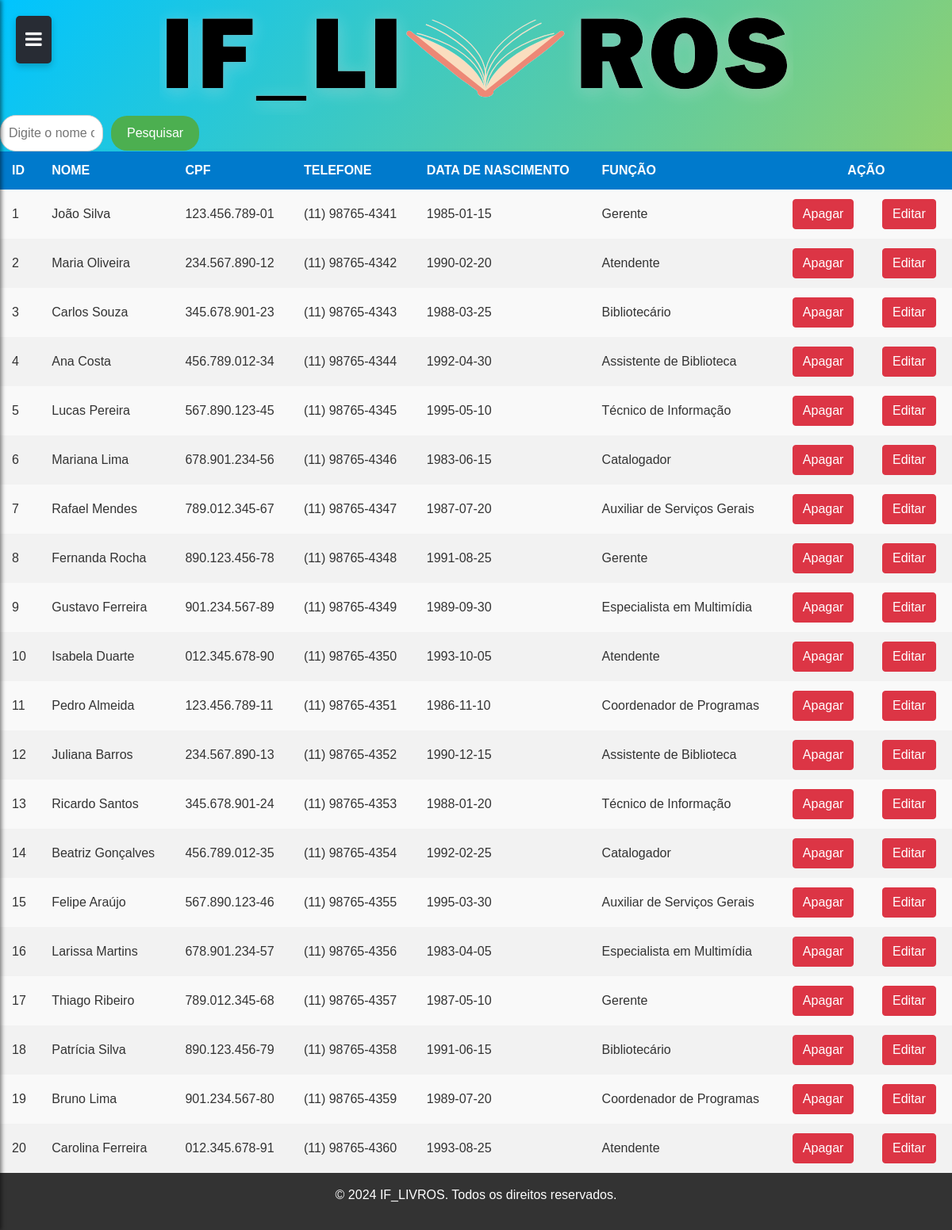
The app's page /listafuncionario.php (signed in) with its own data.
### tables this page shows
CREATE TABLE IF NOT EXISTS `funcionario` (
  `idfuncionario` INT NOT NULL AUTO_INCREMENT,
  `nome` VARCHAR(45) NOT NULL,
  `cpf` VARCHAR(45) NOT NULL,
  `telefone` VARCHAR(45) NOT NULL,
  `data_de_nascimento` DATE NOT NULL,
  `funcao` VARCHAR(45) NOT NULL,
  PRIMARY KEY (`idfuncionario`));

### public/listafuncionario.php (the view, shortened to what this page needs)
<?php
if (isset($_GET['valor'])) {
    $valor = $_GET['valor'];
} else {
    $valor = '';
}
?>
<!DOCTYPE html>
<html lang="pt-br">
<head>
    <link rel="stylesheet" href="https://cdnjs.cloudflare.com/ajax/libs/font-awesome/6.0.0-beta3/css/all.min.css">
    <link rel="stylesheet" href="https://maxcdn.bootstrapcdn.com/bootstrap/4.5.2/css/bootstrap.min.css">
    <link rel="stylesheet" href="../public/css/header.css">
    <link rel="stylesheet" href="../public/css/styles.css">
</head>
<body>
    <img src="../public/assets/logo.png" alt="logo do site" id="logo">
    <form action="listafuncionario.php" method="get" class="form-pesquisa">
        <div class="search-wrapper">
            <input type="text" name="valor" id="valor" class="campo-pesquisa" value="<?php echo htmlspecialchars($valor); ?>" placeholder="Digite o nome ou o CPF para pesquisar">
        </div>
        <button type="submit" class="botao-pesquisa">Pesquisar</button>
    </form>
    <table>
        <thead>
            <tr>
                <th>ID</th>
                <th>NOME</th>
                <th>CPF</th>
                <th>TELEFONE</th>
                <th>DATA DE NASCIMENTO</th>
                <th>FUNÇÃO</th>
                <th colspan="2" id="acao">AÇÃO</th>
            </tr>
        </thead>
        <tbody>
            <?php
            require_once "../controle/conexao.php";
            if ($valor) {
                $sql = "SELECT * FROM funcionario WHERE nome LIKE '%$valor%' OR cpf LIKE '%$valor%'";
                $resultados = mysqli_query($conexao, $sql);
                if (mysqli_num_rows($resultados) == 0) {
                    echo "<tr><td colspan='7'>Não foram encontrados resultados.</td></tr>";
                } else {
                    while ($linha = mysqli_fetch_array($resultados)) {
                        echo "<tr>";
                        echo "<td>{$linha['idfuncionario']}</td>";
                        echo "<td>{$linha['nome']}</td>";
                        echo "<td>{$linha['cpf']}</td>";
                        echo "<td>{$linha['telefone']}</td>";
                        echo "<td>{$linha['data_de_nascimento']}</td>";
                        echo "<td>{$linha['funcao']}</td>";
                        echo "<td><a href='../controle/deletar/deletar_funcionario.php?id={$linha['idfuncionario']}' class = 'btn btn-danger btn-bounce'>Apagar</a></td>";
                        echo "<td><a href='cadastro_funcionario.php?id={$linha['idfuncionario']}' class = 'btn btn-danger btn-bounce'>Editar</a></td>";
                        echo "</tr>";
                    }
                }
            } else {
                $sql = "SELECT * FROM funcionario";
                $resultados = mysqli_query($conexao, $sql);
                while ($linha = mysqli_fetch_array($resultados)) {
                    echo "<tr>";
                    echo "<td>{$linha['idfuncionario']}</td>";
                    echo "<td>{$linha['nome']}</td>";
                    echo "<td>{$linha['cpf']}</td>";
                    echo "<td>{$linha['telefone']}</td>";
                    echo "<td>{$linha['data_de_nascimento']}</td>";
                    echo "<td>{$linha['funcao']}</td>";
                    echo "<td><a href='../controle/deletar/deletar_funcionario.php?id={$linha['idfuncionario']}' class = 'btn btn-danger btn-bounce'>Apagar</a></td>";
                    echo "<td><a href='cadastro_funcionario.php?id={$linha['idfuncionario']}' class = 'btn btn-danger btn-bounce'>Editar</a></td>";
                    echo "</tr>";
                }
            }
            ?>
        </tbody>
    </table>
</body>
</html>

### public/css/header.css (style rules this page uses)
.fa { color: white; }
.off-menu-btn { position: fixed; top: 20px; left: 20px; background-color: #282c34; color: white; border: none; padding: 12px; font-size: 24px; cursor: pointer; border-radius: 5px; box-shadow: 0 4px 8px rgba(0, 0, 0, 0.2); transition: 0.3s; }

### public/css/styles.css (style rules this page uses)
body { font-family: Arial, sans-serif; background: linear-gradient(to bottom right, #00c4ff, #ffd900); margin: 0; padding: 0; color: #333; }
.form-pesquisa { display: flex; align-items: center; }
.campo-pesquisa { width: 130px; padding: 10px; border-radius: 20px; border: 1px solid #ccc; font-size: 16px; transition: width 0.4s ease-in-out; }
.botao-pesquisa { padding: 10px 20px; margin-left: 10px; border-radius: 20px; background-color: #4CAF50; color: white; border: none; cursor: pointer; }
#logo { max-height: 200px; display: flex; align-items: center; text-align: center; margin: auto; }
table { width: 100%; border-collapse: collapse; font-family: 'Poppins', sans-serif; background-color: #f9f9f9; box-shadow: 0 4px 8px rgba(0, 0, 0, 0.1); border-radius: 8px; }
thead { background-color: #007acc; color: white; font-weight: bold; text-transform: uppercase; }
th, td { padding: 12px 15px; border: none; text-align: left; }
tr:nth-child(even) { background-color: #f2f2f2; }
footer { background: #333; color: #fff; text-align: center; padding: 1rem; position: relative; bottom: 0; width: auto; }
#acao { text-align: center; }

### records on screen
funcionario: idfuncionario "1", nome "João Silva", cpf "123.456.789-01", telefone "(11) 98765-4341", data_de_nascimento "1985-01-15", funcao "Gerente"
funcionario: idfuncionario "2", nome "Maria Oliveira", cpf "234.567.890-12", telefone "(11) 98765-4342", data_de_nascimento "1990-02-20", funcao "Atendente"
funcionario: idfuncionario "3", nome "Carlos Souza", cpf "345.678.901-23", telefone "(11) 98765-4343", data_de_nascimento "1988-03-25", funcao "Bibliotecário"
funcionario: idfuncionario "4", nome "Ana Costa", cpf "456.789.012-34", telefone "(11) 98765-4344", data_de_nascimento "1992-04-30", funcao "Assistente de Biblioteca"
funcionario: idfuncionario "5", nome "Lucas Pereira", cpf "567.890.123-45", telefone "(11) 98765-4345", data_de_nascimento "1995-05-10", funcao "Técnico de Informação"
funcionario: idfuncionario "6", nome "Mariana Lima", cpf "678.901.234-56", telefone "(11) 98765-4346", data_de_nascimento "1983-06-15", funcao "Catalogador"
funcionario: idfuncionario "7", nome "Rafael Mendes", cpf "789.012.345-67", telefone "(11) 98765-4347", data_de_nascimento "1987-07-20", funcao "Auxiliar de Serviços Gerais"
funcionario: idfuncionario "8", nome "Fernanda Rocha", cpf "890.123.456-78", telefone "(11) 98765-4348", data_de_nascimento "1991-08-25", funcao "Gerente"
funcionario: idfuncionario "9", nome "Gustavo Ferreira", cpf "901.234.567-89", telefone "(11) 98765-4349", data_de_nascimento "1989-09-30", funcao "Especialista em Multimídia"
funcionario: idfuncionario "10", nome "Isabela Duarte", cpf "012.345.678-90", telefone "(11) 98765-4350", data_de_nascimento "1993-10-05", funcao "Atendente"
funcionario: idfuncionario "11", nome "Pedro Almeida", cpf "123.456.789-11", telefone "(11) 98765-4351", data_de_nascimento "1986-11-10", funcao "Coordenador de Programas"
funcionario: idfuncionario "12", nome "Juliana Barros", cpf "234.567.890-13", telefone "(11) 98765-4352", data_de_nascimento "1990-12-15", funcao "Assistente de Biblioteca"
funcionario: idfuncionario "13", nome "Ricardo Santos", cpf "345.678.901-24", telefone "(11) 98765-4353", data_de_nascimento "1988-01-20", funcao "Técnico de Informação"
funcionario: idfuncionario "14", nome "Beatriz Gonçalves", cpf "456.789.012-35", telefone "(11) 98765-4354", data_de_nascimento "1992-02-25", funcao "Catalogador"
funcionario: idfuncionario "15", nome "Felipe Araújo", cpf "567.890.123-46", telefone "(11) 98765-4355", data_de_nascimento "1995-03-30", funcao "Auxiliar de Serviços Gerais"
funcionario: idfuncionario "16", nome "Larissa Martins", cpf "678.901.234-57", telefone "(11) 98765-4356", data_de_nascimento "1983-04-05", funcao "Especialista em Multimídia"
funcionario: idfuncionario "17", nome "Thiago Ribeiro", cpf "789.012.345-68", telefone "(11) 98765-4357", data_de_nascimento "1987-05-10", funcao "Gerente"
funcionario: idfuncionario "18", nome "Patrícia Silva", cpf "890.123.456-79", telefone "(11) 98765-4358", data_de_nascimento "1991-06-15", funcao "Bibliotecário"
funcionario: idfuncionario "19", nome "Bruno Lima", cpf "901.234.567-80", telefone "(11) 98765-4359", data_de_nascimento "1989-07-20", funcao "Coordenador de Programas"
funcionario: idfuncionario "20", nome "Carolina Ferreira", cpf "012.345.678-91", telefone "(11) 98765-4360", data_de_nascimento "1993-08-25", funcao "Atendente"
